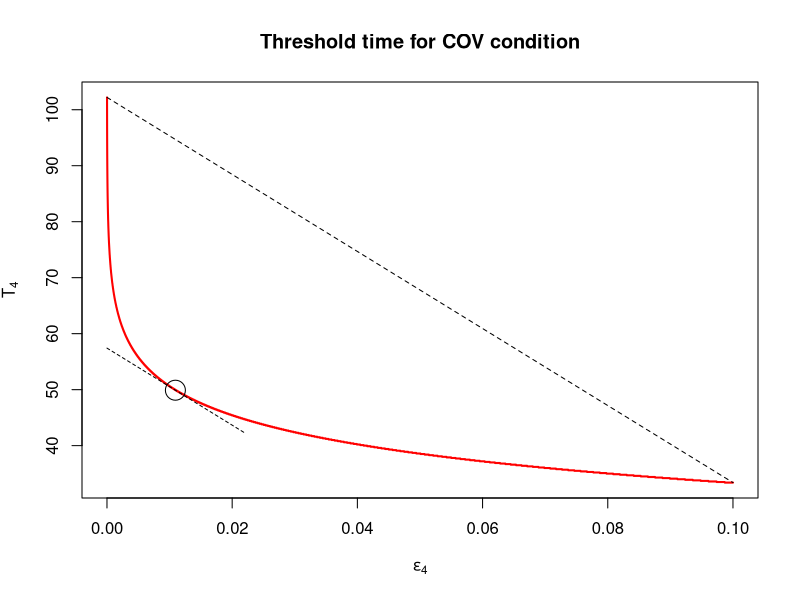
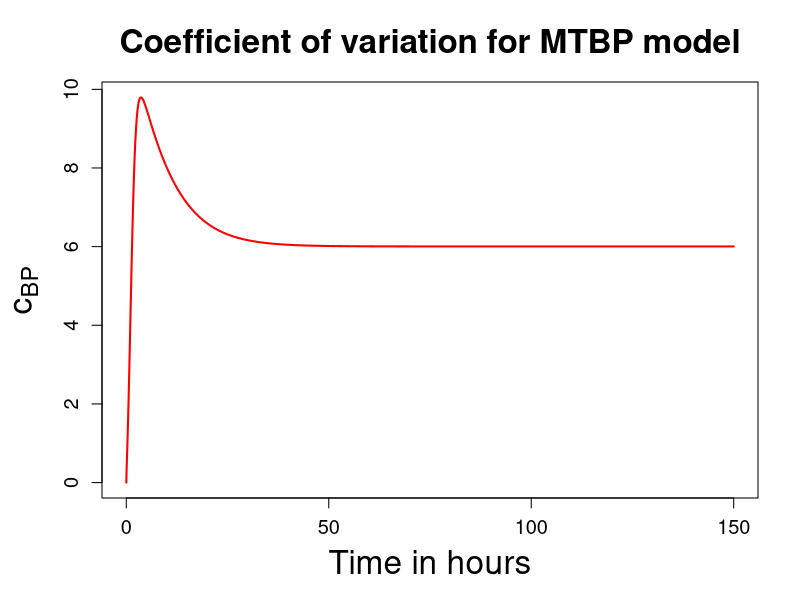

These figures' R source, in order:
a <- 0.089
b <- 1.088
h <- 0.041
m <- 62.792
G <- m
r <- 32.072

# Coefficient of Variation

g <- a+b
theta <- (a^2+2*a*b+4*a*G*h-2*a*h+b^2-2*b*h+h^2)^0.5
A1 <- -0.5*(g+h+theta)
A2 <- -0.5*(g+h-theta)
B1 <- g-h+theta
B2 <- g-h-theta
B3 <- B1*B2

# Mean
model <- function(t,y,parms){
dy1 <- -(a+b)*y[1]+h*G*y[2]
dy2 <- a*y[1]-h*y[2]
list(c(dy1,dy2))
}
yini <- c(y1=1,y2=0)
times <- seq(from=0,to=150,by=0.1)
out1 <- deSolve::ode(times=times,y=yini,func=model,parms=NULL)
total_pop_mean <- out1[,2]+out1[,3]

# Variance
model <- function(t,y,parms){
dy1 <- -2*g*y[1]+h*G*(y[2]+y[3]) + 0.5*g*(B1*exp(t*A1)+B2*exp(t*A2))/theta + h*(G+(1+1/r)*G^2)*a*(exp(t*A2)-exp(t*A1))/theta
dy2 <- a*y[1]-(g+h)*y[2]+h*G*y[4] - 0.5*a*(B1*exp(t*A1)+B2*exp(t*A2))/theta - h*G*a*(exp(t*A2)-exp(t*A1))/theta
dy3 <- a*y[1]-(g+h)*y[3]+h*G*y[4] - 0.5*a*(B1*exp(t*A1)+B2*exp(t*A2))/theta - h*G*a*(exp(t*A2)-exp(t*A1))/theta
dy4 <- a*(y[2]+y[3])-2*h*y[4] + 0.5*a*(B1*exp(t*A1)+B2*exp(t*A2))/theta + h*a*(exp(t*A2)-exp(t*A1))/theta
dy5 <- -2*g*y[5]+h*G*(y[6]+y[7]) + g*B3*(exp(t*A1)+exp(t*A2))/(4*a*theta) + h*(G+(1+1/r)*G^2)*(B1*exp(t*A2)-B2*exp(t*A1))/(2*theta)
dy6 <- a*y[5]-(g+h)*y[6]+h*G*y[8] - B3*(exp(t*A1)+exp(t*A2))/(4*theta) - h*G*(B1*exp(t*A2)-B2*exp(t*A1))/(2*theta)
dy7 <- a*y[5]-(g+h)*y[7]+h*G*y[8] - B3*(exp(t*A1)+exp(t*A2))/(4*theta) - h*G*(B1*exp(t*A2)-B2*exp(t*A1))/(2*theta)
dy8 <- a*(y[6]+y[7])-2*h*y[8] + B3*(exp(t*A1)+exp(t*A2))/(4*theta) + h*(B1*exp(t*A2)-B2*exp(t*A1))/(2*theta)
list(c(dy1,dy2,dy3,dy4,dy5,dy6,dy7,dy8))
}
times <- seq(from=0,to=150,by=0.1)
yini <- c(y1=0,y2=0,y3=0,y4=0,y5=0,y6=0,y7=0,y8=0)
out2 <- deSolve::ode(times=times,y=yini,func=model,parms=NULL)
total_pop_var <- out2[,2]+out2[,3]+out2[,4]+out2[,5]
TIMES <- c()

n <- 1
MEAN <- n*total_pop_mean
VAR <- n*total_pop_var
sd_over_mean <- VAR^0.5/MEAN

frac_past_201 <- sd_over_mean[202:length(sd_over_mean)]

times <- c()
eps <- seq(0.00001,0.1,by=0.00001)
for (i in 1:length(eps)){
times <- append(times,out1[length(which(frac_past_201>sd_over_mean[1501]+eps[i])),1]+20)}

grad <- (times[length(times)]-times[1])/(eps[length(eps)]-eps[1])
dis <- c()
for (i in 1:length(eps)){
dis <- append(dis,times[1]+grad*eps[i]-times[i])}
t <- which(dis==max(dis))

plot(eps,times,col="red",lwd=2,type="l",xlab=expression(epsilon[4]),ylab=expression(T[4]),main="Threshold time for COV condition")
grad <- (times[length(times)]-times[1])/(eps[length(eps)]-eps[1])
lines(c(eps[1],eps[length(eps)]),c(times[1],times[length(times)]),type="l",lty=2)
lines(seq(0,2*eps[t],by=0.00000001),times[t]-grad*(eps[t]-seq(0,2*eps[t],by=0.00000001)),lty=2)
symbols(eps[t],times[t],circles=1,add=TRUE,inches=0.1)

eps[t]
times[t]
# for T4 we have: eps_{4}=0.01093, T_{4}=49.9

# Save plot with 600 DPI resolution
tiff("Fig3.4.tiff", width = 8, height = 6, units = "in", res = 600, compression = "lzw")

# Increase font size globally
par(cex.lab = 2,   # Axis labels font size (1.5x default size)
    cex.main = 2,  # Title font size
    cex.axis = 1.2,  # Axis tick label font size
    mar = c(5, 5, 4, 2) + 0.1)  # Adjust margins (optional for better space)

# Produce plot
plot(out1[,1],sd_over_mean,xlab="Time in hours",ylab=expression(c[BP]),main="Coefficient of variation for MTBP model",col="red",type="l",lwd=2)

# Close the device
dev.off()
